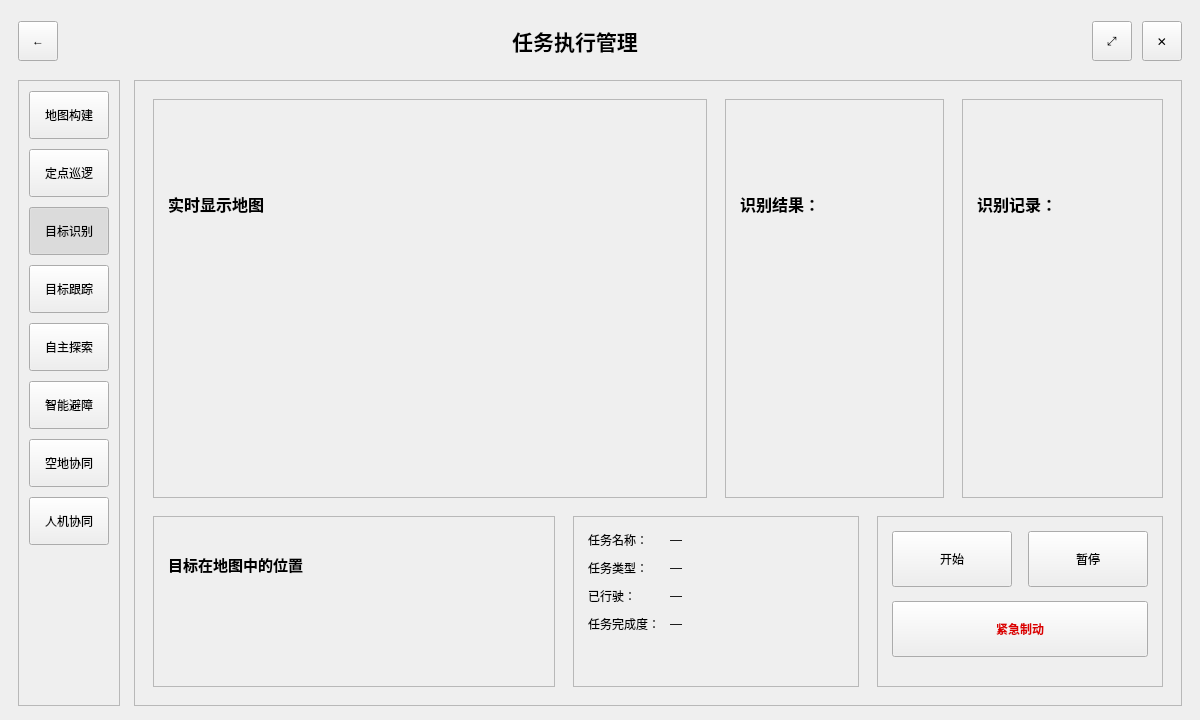
<?xml version="1.0" encoding="UTF-8"?>
<ui version="4.0">
 <class>Form</class>
 <widget class="QWidget" name="Form">
  <property name="geometry">
   <rect>
    <x>0</x>
    <y>0</y>
    <width>1200</width>
    <height>720</height>
   </rect>
  </property>
  <property name="windowTitle">
   <string>TargetRecognition</string>
  </property>
  <layout class="QVBoxLayout" name="rootLayout">
   <property name="spacing">
    <number>12</number>
   </property>
   <property name="leftMargin">
    <number>18</number>
   </property>
   <property name="topMargin">
    <number>14</number>
   </property>
   <property name="rightMargin">
    <number>18</number>
   </property>
   <property name="bottomMargin">
    <number>14</number>
   </property>

   <!-- Title Bar -->
   <item>
    <widget class="QFrame" name="titleBar">
     <property name="minimumSize">
      <size>
       <width>0</width>
       <height>54</height>
      </size>
     </property>
     <property name="maximumSize">
      <size>
       <width>16777215</width>
       <height>54</height>
      </size>
     </property>
     <property name="frameShape">
      <enum>QFrame::NoFrame</enum>
     </property>
     <layout class="QHBoxLayout" name="titleBarLayout">
      <property name="leftMargin">
       <number>0</number>
      </property>
      <property name="topMargin">
       <number>0</number>
      </property>
      <property name="rightMargin">
       <number>0</number>
      </property>
      <property name="bottomMargin">
       <number>0</number>
      </property>
      <property name="spacing">
       <number>10</number>
      </property>

      <item>
       <widget class="QToolButton" name="btnBack">
        <property name="minimumSize">
         <size>
          <width>40</width>
          <height>40</height>
         </size>
        </property>
        <property name="text">
         <string>←</string>
        </property>
       </widget>
      </item>

      <item>
       <spacer name="titleLeftSpacer">
        <property name="orientation">
         <enum>Qt::Horizontal</enum>
        </property>
        <property name="sizeHint" stdset="0">
         <size>
          <width>10</width>
          <height>20</height>
         </size>
        </property>
       </spacer>
      </item>

      <item>
       <widget class="QLabel" name="lblTitle">
        <property name="text">
         <string>任务执行管理</string>
        </property>
        <property name="alignment">
         <set>Qt::AlignCenter</set>
        </property>
        <property name="font">
         <font>
          <pointsize>16</pointsize>
          <bold>true</bold>
         </font>
        </property>
       </widget>
      </item>

      <item>
       <spacer name="titleStretchSpacer">
        <property name="orientation">
         <enum>Qt::Horizontal</enum>
        </property>
        <property name="sizeHint" stdset="0">
         <size>
          <width>40</width>
          <height>20</height>
         </size>
        </property>
       </spacer>
      </item>

      <item>
       <widget class="QToolButton" name="btnMax">
        <property name="minimumSize">
         <size>
          <width>40</width>
          <height>40</height>
         </size>
        </property>
        <property name="text">
         <string>⤢</string>
        </property>
       </widget>
      </item>

      <item>
       <widget class="QToolButton" name="btnClose">
        <property name="minimumSize">
         <size>
          <width>40</width>
          <height>40</height>
         </size>
        </property>
        <property name="text">
         <string>✕</string>
        </property>
       </widget>
      </item>
     </layout>
    </widget>
   </item>

   <!-- Body -->
   <item>
    <layout class="QHBoxLayout" name="bodyLayout">
     <property name="spacing">
      <number>14</number>
     </property>
     <property name="leftMargin">
      <number>0</number>
     </property>
     <property name="topMargin">
      <number>0</number>
     </property>
     <property name="rightMargin">
      <number>0</number>
     </property>
     <property name="bottomMargin">
      <number>0</number>
     </property>

     <!-- Sidebar -->
     <item>
      <widget class="QFrame" name="sideBar">
       <property name="minimumSize">
        <size>
         <width>90</width>
         <height>0</height>
        </size>
       </property>
       <property name="maximumSize">
        <size>
         <width>110</width>
         <height>16777215</height>
        </size>
       </property>
       <property name="frameShape">
        <enum>QFrame::StyledPanel</enum>
       </property>
       <property name="frameShadow">
        <enum>QFrame::Raised</enum>
       </property>
       <layout class="QVBoxLayout" name="sideBarLayout">
        <property name="spacing">
         <number>10</number>
        </property>
        <property name="leftMargin">
         <number>10</number>
        </property>
        <property name="topMargin">
         <number>10</number>
        </property>
        <property name="rightMargin">
         <number>10</number>
        </property>
        <property name="bottomMargin">
         <number>10</number>
        </property>

        <item>
         <widget class="QPushButton" name="btnMapBuild">
          <property name="minimumSize">
           <size>
            <width>0</width>
            <height>48</height>
           </size>
          </property>
          <property name="text">
           <string>地图构建</string>
          </property>
          <property name="checkable">
           <bool>true</bool>
          </property>
         </widget>
        </item>
        <item>
         <widget class="QPushButton" name="btnPointPatrol">
          <property name="minimumSize">
           <size>
            <width>0</width>
            <height>48</height>
           </size>
          </property>
          <property name="text">
           <string>定点巡逻</string>
          </property>
          <property name="checkable">
           <bool>true</bool>
          </property>
         </widget>
        </item>
        <item>
         <widget class="QPushButton" name="btnDetect">
          <property name="minimumSize">
           <size>
            <width>0</width>
            <height>48</height>
           </size>
          </property>
          <property name="text">
           <string>目标识别</string>
          </property>
          <property name="checkable">
           <bool>true</bool>
          </property>
          <property name="checked">
           <bool>true</bool>
          </property>
         </widget>
        </item>
        <item>
         <widget class="QPushButton" name="btnTrack">
          <property name="minimumSize">
           <size>
            <width>0</width>
            <height>48</height>
           </size>
          </property>
          <property name="text">
           <string>目标跟踪</string>
          </property>
          <property name="checkable">
           <bool>true</bool>
          </property>
         </widget>
        </item>
        <item>
         <widget class="QPushButton" name="btnExplore">
          <property name="minimumSize">
           <size>
            <width>0</width>
            <height>48</height>
           </size>
          </property>
          <property name="text">
           <string>自主探索</string>
          </property>
          <property name="checkable">
           <bool>true</bool>
          </property>
         </widget>
        </item>
        <item>
         <widget class="QPushButton" name="btnAvoid">
          <property name="minimumSize">
           <size>
            <width>0</width>
            <height>48</height>
           </size>
          </property>
          <property name="text">
           <string>智能避障</string>
          </property>
          <property name="checkable">
           <bool>true</bool>
          </property>
         </widget>
        </item>
        <item>
         <widget class="QPushButton" name="btnAirGround">
          <property name="minimumSize">
           <size>
            <width>0</width>
            <height>48</height>
           </size>
          </property>
          <property name="text">
           <string>空地协同</string>
          </property>
          <property name="checkable">
           <bool>true</bool>
          </property>
         </widget>
        </item>
        <item>
         <widget class="QPushButton" name="btnHumanMachine">
          <property name="minimumSize">
           <size>
            <width>0</width>
            <height>48</height>
           </size>
          </property>
          <property name="text">
           <string>人机协同</string>
          </property>
          <property name="checkable">
           <bool>true</bool>
          </property>
         </widget>
        </item>

        <item>
         <spacer name="sideBarBottomSpacer">
          <property name="orientation">
           <enum>Qt::Vertical</enum>
          </property>
          <property name="sizeHint" stdset="0">
           <size>
            <width>20</width>
            <height>40</height>
           </size>
          </property>
         </spacer>
        </item>
       </layout>
      </widget>
     </item>

     <!-- Main Area -->
     <item>
      <widget class="QFrame" name="mainArea">
       <property name="frameShape">
        <enum>QFrame::StyledPanel</enum>
       </property>
       <property name="frameShadow">
        <enum>QFrame::Raised</enum>
       </property>

       <!-- 2 rows, 12 columns: top row for map/result/record, bottom row for targetPos + taskDetail + controls -->
       <layout class="QGridLayout" name="mainGrid" rowstretch="7,3" columnstretch="3,3,3,3,2,2,2,2,2,2,2,2">
        <property name="leftMargin">
         <number>18</number>
        </property>
        <property name="topMargin">
         <number>18</number>
        </property>
        <property name="rightMargin">
         <number>18</number>
        </property>
        <property name="bottomMargin">
         <number>18</number>
        </property>
        <property name="horizontalSpacing">
         <number>18</number>
        </property>
        <property name="verticalSpacing">
         <number>18</number>
        </property>

        <!-- Map big card -->
        <item row="0" column="0" colspan="6">
         <widget class="QFrame" name="cardMap">
          <property name="frameShape">
           <enum>QFrame::StyledPanel</enum>
          </property>
          <property name="frameShadow">
           <enum>QFrame::Raised</enum>
          </property>
          <layout class="QVBoxLayout" name="mapLayout">
           <property name="leftMargin">
            <number>14</number>
           </property>
           <property name="topMargin">
            <number>14</number>
           </property>
           <property name="rightMargin">
            <number>14</number>
           </property>
           <property name="bottomMargin">
            <number>14</number>
           </property>
           <property name="spacing">
            <number>10</number>
           </property>
           <item>
            <widget class="QLabel" name="lblMapTitle">
             <property name="text">
              <string>实时显示地图</string>
             </property>
             <property name="alignment">
              <set>Qt::AlignLeft|Qt::AlignVCenter</set>
             </property>
             <property name="font">
              <font>
               <pointsize>12</pointsize>
               <bold>true</bold>
              </font>
             </property>
            </widget>
           </item>
           <item>
            <widget class="QWidget" name="mapPlaceholder" native="true"/>
           </item>
          </layout>
         </widget>
        </item>

        <!-- Recognition Result card -->
        <item row="0" column="6" colspan="3">
         <widget class="QFrame" name="cardResult">
          <property name="frameShape">
           <enum>QFrame::StyledPanel</enum>
          </property>
          <property name="frameShadow">
           <enum>QFrame::Raised</enum>
          </property>
          <layout class="QVBoxLayout" name="resultLayout">
           <property name="leftMargin">
            <number>14</number>
           </property>
           <property name="topMargin">
            <number>14</number>
           </property>
           <property name="rightMargin">
            <number>14</number>
           </property>
           <property name="bottomMargin">
            <number>14</number>
           </property>
           <property name="spacing">
            <number>10</number>
           </property>
           <item>
            <widget class="QLabel" name="lblResultTitle">
             <property name="text">
              <string>识别结果：</string>
             </property>
             <property name="alignment">
              <set>Qt::AlignLeft|Qt::AlignVCenter</set>
             </property>
             <property name="font">
              <font>
               <pointsize>12</pointsize>
               <bold>true</bold>
              </font>
             </property>
            </widget>
           </item>
           <item>
            <widget class="QWidget" name="resultPlaceholder" native="true"/>
           </item>
          </layout>
         </widget>
        </item>

        <!-- Recognition Record card -->
        <item row="0" column="9" colspan="3">
         <widget class="QFrame" name="cardRecord">
          <property name="frameShape">
           <enum>QFrame::StyledPanel</enum>
          </property>
          <property name="frameShadow">
           <enum>QFrame::Raised</enum>
          </property>
          <layout class="QVBoxLayout" name="recordLayout">
           <property name="leftMargin">
            <number>14</number>
           </property>
           <property name="topMargin">
            <number>14</number>
           </property>
           <property name="rightMargin">
            <number>14</number>
           </property>
           <property name="bottomMargin">
            <number>14</number>
           </property>
           <property name="spacing">
            <number>10</number>
           </property>
           <item>
            <widget class="QLabel" name="lblRecordTitle">
             <property name="text">
              <string>识别记录：</string>
             </property>
             <property name="alignment">
              <set>Qt::AlignLeft|Qt::AlignVCenter</set>
             </property>
             <property name="font">
              <font>
               <pointsize>12</pointsize>
               <bold>true</bold>
              </font>
             </property>
            </widget>
           </item>
           <item>
            <widget class="QWidget" name="recordPlaceholder" native="true"/>
           </item>
          </layout>
         </widget>
        </item>

        <!-- Target position on map -->
        <item row="1" column="0" colspan="4">
         <widget class="QFrame" name="cardTargetPos">
          <property name="frameShape">
           <enum>QFrame::StyledPanel</enum>
          </property>
          <property name="frameShadow">
           <enum>QFrame::Raised</enum>
          </property>
          <layout class="QVBoxLayout" name="targetPosLayout">
           <property name="leftMargin">
            <number>14</number>
           </property>
           <property name="topMargin">
            <number>14</number>
           </property>
           <property name="rightMargin">
            <number>14</number>
           </property>
           <property name="bottomMargin">
            <number>14</number>
           </property>
           <property name="spacing">
            <number>10</number>
           </property>
           <item>
            <widget class="QLabel" name="lblTargetPosTitle">
             <property name="text">
              <string>目标在地图中的位置</string>
             </property>
             <property name="alignment">
              <set>Qt::AlignLeft|Qt::AlignVCenter</set>
             </property>
             <property name="font">
              <font>
               <pointsize>11</pointsize>
               <bold>true</bold>
              </font>
             </property>
            </widget>
           </item>
           <item>
            <widget class="QWidget" name="targetPosPlaceholder" native="true"/>
           </item>
          </layout>
         </widget>
        </item>

        <!-- Task detail small card -->
        <item row="1" column="4" colspan="4">
         <widget class="QFrame" name="cardTaskDetail">
          <property name="frameShape">
           <enum>QFrame::StyledPanel</enum>
          </property>
          <property name="frameShadow">
           <enum>QFrame::Raised</enum>
          </property>
          <layout class="QVBoxLayout" name="taskDetailLayout">
           <property name="leftMargin">
            <number>14</number>
           </property>
           <property name="topMargin">
            <number>14</number>
           </property>
           <property name="rightMargin">
            <number>14</number>
           </property>
           <property name="bottomMargin">
            <number>14</number>
           </property>
           <property name="spacing">
            <number>10</number>
           </property>

           <item>
            <layout class="QFormLayout" name="taskForm">
             <property name="formAlignment">
              <set>Qt::AlignTop</set>
             </property>
             <property name="labelAlignment">
              <set>Qt::AlignLeft|Qt::AlignVCenter</set>
             </property>
             <property name="horizontalSpacing">
              <number>10</number>
             </property>
             <property name="verticalSpacing">
              <number>10</number>
             </property>

             <item row="0" column="0">
              <widget class="QLabel" name="lblTaskNameKey">
               <property name="text">
                <string>任务名称：</string>
               </property>
              </widget>
             </item>
             <item row="0" column="1">
              <widget class="QLabel" name="lblTaskNameVal">
               <property name="text">
                <string>—</string>
               </property>
              </widget>
             </item>

             <item row="1" column="0">
              <widget class="QLabel" name="lblTaskTypeKey">
               <property name="text">
                <string>任务类型：</string>
               </property>
              </widget>
             </item>
             <item row="1" column="1">
              <widget class="QLabel" name="lblTaskTypeVal">
               <property name="text">
                <string>—</string>
               </property>
              </widget>
             </item>

             <item row="2" column="0">
              <widget class="QLabel" name="lblTraveledKey">
               <property name="text">
                <string>已行驶：</string>
               </property>
              </widget>
             </item>
             <item row="2" column="1">
              <widget class="QLabel" name="lblTraveledVal">
               <property name="text">
                <string>—</string>
               </property>
              </widget>
             </item>

             <item row="3" column="0">
              <widget class="QLabel" name="lblProgressKey">
               <property name="text">
                <string>任务完成度：</string>
               </property>
              </widget>
             </item>
             <item row="3" column="1">
              <widget class="QLabel" name="lblProgressVal">
               <property name="text">
                <string>—</string>
               </property>
              </widget>
             </item>

            </layout>
           </item>
           <item>
            <spacer name="taskDetailSpacer">
             <property name="orientation">
              <enum>Qt::Vertical</enum>
             </property>
             <property name="sizeHint" stdset="0">
              <size>
               <width>20</width>
               <height>10</height>
              </size>
             </property>
            </spacer>
           </item>
          </layout>
         </widget>
        </item>

        <!-- Control area -->
        <item row="1" column="8" colspan="4">
         <widget class="QFrame" name="cardControl">
          <property name="frameShape">
           <enum>QFrame::StyledPanel</enum>
          </property>
          <property name="frameShadow">
           <enum>QFrame::Raised</enum>
          </property>
          <layout class="QVBoxLayout" name="controlLayout">
           <property name="leftMargin">
            <number>14</number>
           </property>
           <property name="topMargin">
            <number>14</number>
           </property>
           <property name="rightMargin">
            <number>14</number>
           </property>
           <property name="bottomMargin">
            <number>14</number>
           </property>
           <property name="spacing">
            <number>14</number>
           </property>

           <item>
            <layout class="QHBoxLayout" name="startPauseLayout">
             <property name="spacing">
              <number>16</number>
             </property>
             <item>
              <widget class="QPushButton" name="btnStart">
               <property name="minimumSize">
                <size>
                 <width>120</width>
                 <height>56</height>
                </size>
               </property>
               <property name="text">
                <string>开始</string>
               </property>
              </widget>
             </item>
             <item>
              <widget class="QPushButton" name="btnPause">
               <property name="minimumSize">
                <size>
                 <width>120</width>
                 <height>56</height>
                </size>
               </property>
               <property name="text">
                <string>暂停</string>
               </property>
              </widget>
             </item>
            </layout>
           </item>

           <item>
            <widget class="QPushButton" name="btnEStop">
             <property name="minimumSize">
              <size>
               <width>220</width>
               <height>56</height>
              </size>
             </property>
             <property name="text">
              <string>紧急制动</string>
             </property>
             <property name="styleSheet">
              <string notr="true">color: rgb(220, 0, 0); font-weight: 700;</string>
             </property>
            </widget>
           </item>

           <item>
            <spacer name="controlBottomSpacer">
             <property name="orientation">
              <enum>Qt::Vertical</enum>
             </property>
             <property name="sizeHint" stdset="0">
              <size>
               <width>20</width>
               <height>20</height>
              </size>
             </property>
            </spacer>
           </item>
          </layout>
         </widget>
        </item>

       </layout>
      </widget>
     </item>

    </layout>
   </item>
  </layout>
 </widget>
 <resources/>
 <connections/>
</ui>
